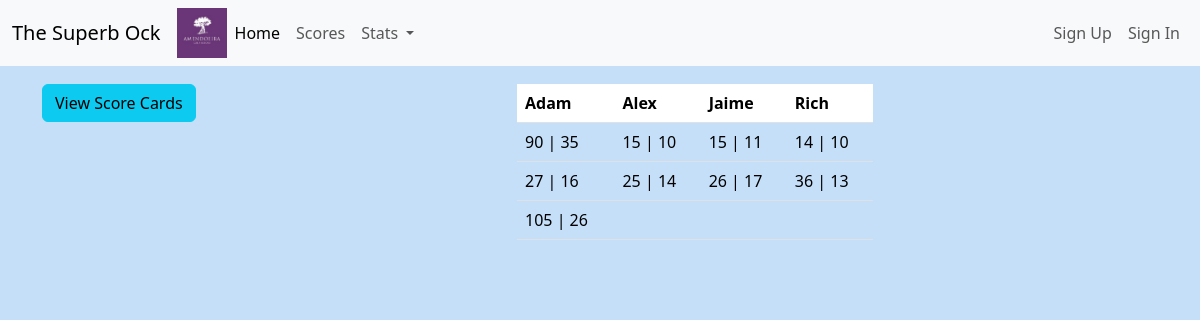
The page / on the database its author committed.
### courses/models.py (models this page shows, shortened)
class Round(models.Model):
    course = models.CharField(max_length=10)
    tees = models.CharField(max_length=7)
    round_number = models.IntegerField(default=1)

### courses/views.py (the view)
# urls.py: 2. Add a URL to urlpatterns:  path('', views.home, name='home')
def home(request):
    course = Hole.objects.all()
    names = Hole.objects.values('course').distinct()
    u = request.user.get_user_permissions()
    user = list(u)
    if 'courses.change_scoring' in user:
        rights = 'edit'
    else:
        rights = 'access'
    round = Round.objects.all()
    each = []
    each2 = []
    for x in round:
        data = Scoring.objects.filter(round_number=x)
        for score in data:
            each.append([score.adam, score.alex, score.jaime, score.rich, score.adam_stable,
                        score.alex_stable, score.jaime_stable, score.rich_stable, x])
    course = ''
    adam_sum = 0
    alex_sum = 0
    jaime_sum = 0
    rich_sum = 0
    adam_sum_stable = 0
    alex_sum_stable = 0
    jaime_sum_stable = 0
    rich_sum_stable = 0
    for row in each:
        if course != row[8]:
            each2.append([course, adam_sum, alex_sum, jaime_sum, rich_sum,
                          adam_sum_stable, alex_sum_stable, jaime_sum_stable, rich_sum_stable])
            adam_sum = row[0]
            alex_sum = row[1]
            jaime_sum = row[2]
            rich_sum = row[3]
            adam_sum_stable = row[4]
            alex_sum_stable = row[5]
            jaime_sum_stable = row[6]
            rich_sum_stable = row[7]
            course = row[8]
        else:
            try:
                adam_sum += row[0]
            except:
                None
            try:
                alex_sum += row[1]
            except:
                None
            try:
                jaime_sum += row[2]
            except:
                None
            try:
                rich_sum += row[3]
            except:
                None
            try:
                adam_sum_stable += row[4]
            except:
                None
            try:
                alex_sum_stable += row[5]
            except:
                None
            try:
                jaime_sum_stable += row[5]
            except:
                None
            try:
                rich_sum_stable += row[5]
            except:
                None
    each2.append([course, adam_sum, alex_sum, jaime_sum, rich_sum,
                 adam_sum_stable, alex_sum_stable, jaime_sum_stable, rich_sum_stable])
    each2 = each2[1:]
    return render(request, 'courses/home.html', {'courses': course, 'names': names, 'edit_rights': rights,'each': each2})

### courses/templates/courses/home.html (shortened to what this page needs)
{% extends 'courses/base.html' %}
{% block content%}
<div class="container">
  <div class="row">
    <div class="col-12 col-md-4">
      {% if edit_rights == 'edit' %}
    <form action="{% url 'round' %}" class="form-group" method="post">
      {% csrf_token %}
      <select name="course" id="" class="form-select">
        <option value="Faldo">Faldo</option>
        <option value="Oconnor">O'Connor</option>
      </select>
      <select name="tees" id="" class="form-select">
        <option value="White">White</option>
        <option value="Yellow">Yellow</option>
      </select>
      <input type="submit" value="New Round" class="btn btn-primary">
    </form>
    <a href="{% url 'scoring' %}" class="btn btn-info">View / Edit Score Cards</a>
    {% else %}
    <a href="{% url 'scoringreadlist' %}" class="btn btn-info">View Score Cards</a>
    {% endif %}
  </div>
  <div class="col-1"></div>
  <div class="col-12 col-md-4">
    <table class="table table-hover table-responsive">
      <thead>
          <th>Adam <br><span class="vis">Par | Stableford</span></th>
          <th>Alex <br><span class="vis">Par | Stableford</span></th>
          <th>Jaime <br><span class="vis">Par | Stableford</span></th>
          <th>Rich <br><span class="vis">Par | Stableford</span></th>
      </thead>
      <tbody>
      {% for row in each %}
      <tr>
          <td>{% if row.1 %}{{row.1}} |{% endif %} {% if row.5 %}{{row.5}}{% endif %} </td>
          <td>{% if row.2 %}{{row.2}} |{% endif %} {% if row.6 %}{{row.6}}{% endif %} </td>
          <td>{% if row.3 %}{{row.3}} |{% endif %} {% if row.7 %}{{row.7}}{% endif %}</td>
          <td>{% if row.4 %}{{row.4}} |{% endif %} {% if row.8 %}{{row.8}}{% endif %}</td>
      </tr>
      {% endfor %}
  </tbody>
  </table>
  </div>
  </div>
</div>
{% endblock %}

### courses/static/courses/styles.css (style rules this page uses)
body { background-color: #C5DFF8; padding-top: 60px; }
table.table tr td { background-color:#C5DFF8; }

### rows shown on the page
Round: row "90", row "35", row "15", row "10", row "11", row "14"
Round: row "27", row "16", row "25", row "14", row "26", row "17", row "36", row "13"
Round: row "105", row "26"
